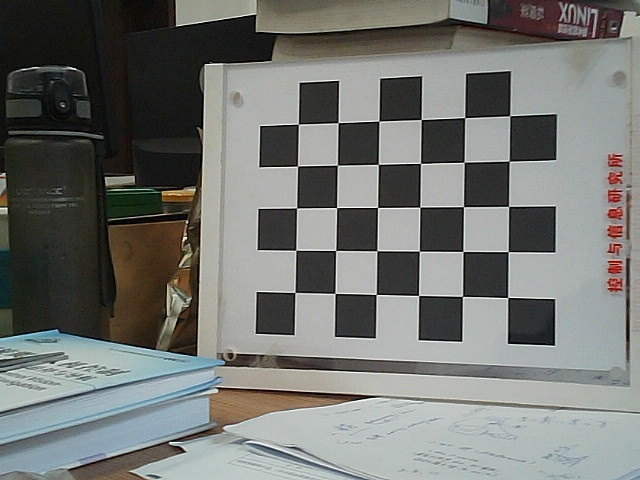
//> input picture images/left02.jpg, 640 x 480 px, given in place of left03.jpg01.jpg, which was not available
$ ./camera_calib ../images/left02.jpg   (built with g++ and OpenCV 4)
//> lines starting //> are read from the running program, lines starting //| are printed output that depends on the picture; after the words box and inside, x2 and y2 are one past the last pixel; in counts of white or black regions, pixels touching at a corner belong together; pictures that were not available may be replaced by others from this repository, and a replacement may not be noted
/// camera_calib.cpp
/// A simplified calibration program.
/// Calibrate single camera with a series of chessboard photos.
///
/// Input: xml/yaml file containing image list, or input with keyboard;
/// Output: save calibration result to xml file.
///
/// Ref:
///     opencv/sample/cpp/calib3d/camera_calibration/camera_calibration.cpp;
///     http://docs.opencv.org/2.4/doc/tutorials/calib3d/camera_calibration/camera_calibration.html#cameracalibrationopencv
///     http://blog.csdn.net/zc850463390zc/article/details/48946855

#include <opencv2/core/core.hpp>
#include <opencv2/highgui/highgui.hpp>
#include <opencv2/imgproc/imgproc.hpp>
#include <opencv2/calib3d/calib3d.hpp>
#include <iostream>
#include <stdio.h>
#include <time.h>

using namespace std;
using namespace cv;

#define ESC_KEY 27

//--------------------------------------------------
// Parameters. Edit according to your condition(camera, chessboard, assumptions)
//--------------------------------------------------
const int boardWidth = 6;       // number of corners per row
const int boardHeight = 5;      // number of corners per column
const int frameNumber = 15;     // number of input images for calibration
const float squareSize = 30;    // the size of a square in the chessboard(in mm)
const int imageWidth = 640;
const int imageHeight = 480;
const Size boardSize(boardWidth, boardHeight);
const Size imageSize(imageWidth, imageHeight);
string outputFileName;
int delay_ms = 300;         // time delay between displaying two images
int flag = 0;

//--------------------------------------------------
// Global Variables
//--------------------------------------------------
Mat cameraMatrix;           // camera intrinsic matrix
Mat distCoeffs;             // distortion coefficients
vector<Point2f> cornerBuf;  // corners found by findChessboardCorners()
vector<vector<Point2f> > imagePoints;   // set of corners on each images in image coordinate
vector<vector<Point3f> > objectPoints;  // set of corners on each images in world coordinate
vector<string> imageList;               // list of image names
//--------------------------------------------------
// Function Declarations
//--------------------------------------------------
static void usage(void);
static bool readImageListFile(const string& filename, vector<string>& imageList);
static void createImageList(vector<string>& imageList);
static Mat getImage(const vector<string>& imageList, const int currentIndex);
static void calcBoardCornerPositions(Size boardSize, float squareSize, vector<Point3f>& corners);
static double computeReprojectionErrors(const vector<vector<Point3f> >& objectPoints,
                                        const vector<vector<Point2f> >& imagePoints,
                                        const vector<Mat>& rvecs, const vector<Mat>& tvecs,
                                        const Mat& cameraMatrix, const Mat& distCoeffs,
                                        vector<float>& perViewErrors);
static bool runCalibration(Size imageSize, Mat& cameraMatrix, Mat& distCoeffs,
                           vector<vector<Point2f> > imagePoints, vector<vector<Point3f> > objectPoints,
                           vector<Mat>& rvecs, vector<Mat>& tvecs,
                           vector<float>& reprojErrs, double& totalAvgErr);
static void saveCameraParams(Size imageSize, Mat& cameraMatrix, Mat& distCoeffs,
                             const vector<Mat>& rvecs, const vector<Mat>& tvecs,
                             const vector<float>& reprojErrs, double totalAvgErr);
static void displayUndistortedImage(const vector<string>& imageList, const Mat& cameraMatrix, const Mat& distCoeffs);
//--------------------------------------------------

int main(int argc, const char* argv[])
{

    usage();

    //-------------------- 0.parse arguments --------------------
    for (int i = 1; i < argc; i++)
    {
        if (string(argv[i]) == "-i")    // !must convert to string! or use !strcmp()
            readImageListFile(argv[++i], imageList);
        if (string(argv[i]) == "-o")
            outputFileName = argv[++i];
    }
    // if have not read image list from file, create one from keyboard input
    if (imageList.size() == 0)
        createImageList(imageList);
//> the answer given: ../images/left03.jpg
//> the answer given: 3
    // if no output file name assigned, name by 'result_DATE.xml'
    if (outputFileName.empty())
    {
        char buf[1024];
        time_t tm;
        time(&tm);
        struct tm *t2 = localtime(&tm);
        strftime(buf, sizeof(buf)-1, "%m%d", t2);
        outputFileName = "calib_result_" + string(buf) + ".xml";
    }

    // comment out undesired flag
    // TODO: maybe make flag input arguments? -fp, -z, -fa
    flag |= CV_CALIB_FIX_PRINCIPAL_POINT;
    flag |= CV_CALIB_ZERO_TANGENT_DIST;
    flag |= CV_CALIB_FIX_ASPECT_RATIO;
    //flag |= CV_CALIB_USE_INTRINSIC_GUESS;

    //-------------------- 1.collect corners in image coord --------------------
    int goodFrameCnt = 0, currentIndex = 0;
    namedWindow("Camera Calibration");
    while (goodFrameCnt < frameNumber)
    {
        Mat image = getImage(imageList, currentIndex);
//> in getImage, ret is the input picture: 480 rows x 640 cols, CV_8UC3; mean B, G, R 113.5, 117, 115
        if (image.empty())
            break;

        // look for corners in the current image
        bool found = findChessboardCorners(image, boardSize, cornerBuf,
                CV_CALIB_CB_ADAPTIVE_THRESH | CV_CALIB_CB_NORMALIZE_IMAGE);
//> cornerBuf = 30 Points (x, y), first 12: [507.7, 297.4], [462.3, 296.5], [418.6, 295.5], [376.2, 294.4], [335.1, 293.4], [294.9, 292.5], [508.2, 251.6], [463, 251.5], [419.2, 251.3], [377, 250.7], [335.6, 250.5], [295.9, 250.2]; found = true
        if (found)
        {
            // improve the found corners' coordinate accuracy
            Mat imageGray;
            cvtColor(image, imageGray, CV_BGR2GRAY);
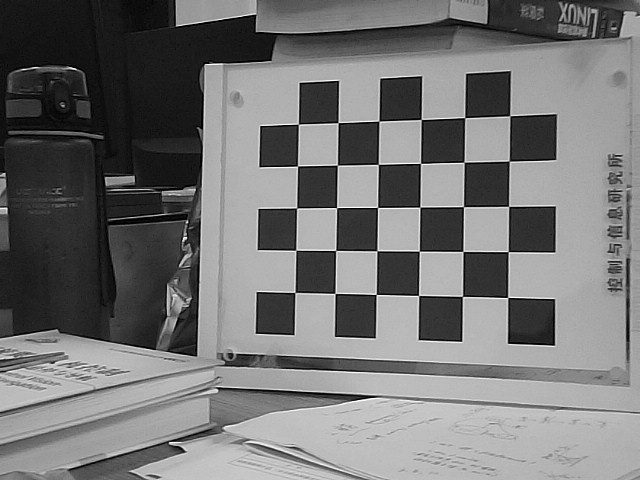
//> imageGray: 480 rows x 640 cols, CV_8UC1; min 0, max 255, mean 116
            cornerSubPix(imageGray, cornerBuf, Size(11, 11), Size(-1, -1),
                    TermCriteria(CV_TERMCRIT_EPS + CV_TERMCRIT_ITER, 30, 0.1));  // just follow reference manual
//> cornerBuf = 30 Points (x, y), first 12: [507.6, 297.5], [462.4, 296.4], [418.6, 295.4], [376.2, 294.4], [335, 293.4], [294.9, 292.4], [508.2, 251.6], [463, 251.4], [419.3, 251.2], [376.9, 250.7], [335.7, 250.4], [295.8, 250.3]
            imagePoints.push_back(cornerBuf);
//> imagePoints = 1 point lists

            // draw the corners on the image
            drawChessboardCorners(image, boardSize, Mat(cornerBuf), found);
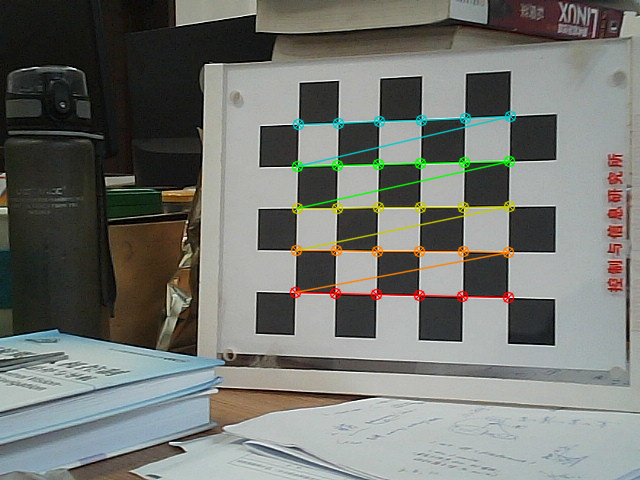
//> image: 480 rows x 640 cols, CV_8UC3; 2.67% of pixels changed, all inside (x1, y1, x2, y2) = (289, 110, 517, 304)

            goodFrameCnt++;
            cout << "Detected corners in " << imageList[currentIndex] << endl;
        }
        else
            cout << "Failed to detect corners in " << imageList[currentIndex] << endl;

        // output text
        string msg = format("%d/%d", (int)imagePoints.size(), frameNumber);
//> msg = "1/15"
        int baseLine = 0;
        Size textSize = getTextSize(msg, 1, 1, 1, &baseLine);
//> baseLine = 6; textSize = Size(41, 10)
        Point textOrigin(image.cols - 2*textSize.width - 10, image.rows - 2*baseLine - 10);
//> textOrigin = Point(548, 458)
        putText(image, msg, textOrigin, 1, 1, Scalar(0, 255, 0));
//> image: 480 rows x 640 cols, CV_8UC3; 60 pixels changed, all inside (x1, y1, x2, y2) = (551, 447, 587, 460)
        imshow("Camera Calibration", image);

        currentIndex++;
        char key = waitKey(delay_ms);
        // start calibration immediately if 'q' or ESC is hitted
        if (key == 'q' || key == ESC_KEY)
            break;
        // if any other key is hitted, speed up the procedure.
        // scan the next image right away.
        else if (key != -1)
            continue;
    }
//> pass 2 of the loop `while (goodFrameCnt < frameNumber)`:
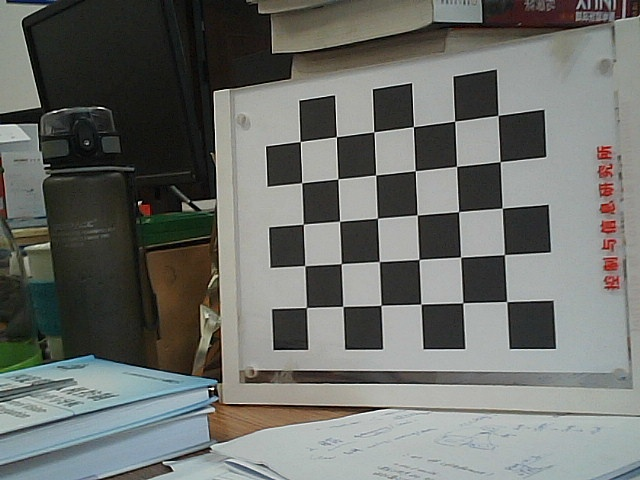
//> input picture images/left03.jpg, 640 x 480 px, given in place of left03.jpg02.jpg, which was not available
//> in getImage, ret is the input picture: 480 rows x 640 cols, CV_8UC3; mean B, G, R 106.3, 110.4, 108.1
//> `bool found = findChessboardCorners(image, boardSize, cornerBuf, CV_CAL..`: cornerBuf = 30 Points (x, y), first 12: [506.7, 301.5], [462.8, 302.8], [420.9, 304.1], [380.9, 305.3], [342.9, 306.4], [306.4, 307.5], [504.4, 254.6], [460.6, 257], [419.1, 259.5], [379.3, 261.6], [341.3, 263.6], [304.8, 265.6]
//> `cornerSubPix(imageGray, cornerBuf, Size(11, 11), Size(-1, -1), TermCri..`: cornerBuf = 30 Points (x, y), first 12: [506.7, 301.6], [462.7, 302.8], [420.9, 304.1], [381, 305.3], [342.8, 306.4], [306.4, 307.5], [504.4, 254.6], [460.6, 257.1], [419, 259.5], [379.3, 261.5], [341.3, 263.6], [304.8, 265.6]
//> imagePoints = 2 point lists
//> `drawChessboardCorners(image, boardSize, Mat(cornerBuf), found);`:
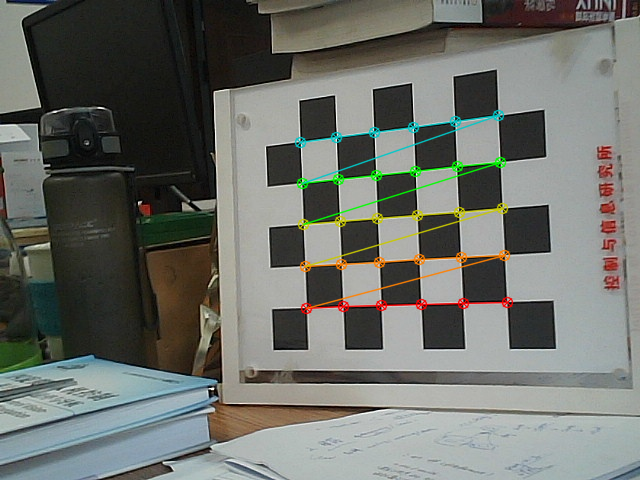
//> image: 480 rows x 640 cols, CV_8UC3; 2.55% of pixels changed, all inside (x1, y1, x2, y2) = (294, 109, 514, 315)
//> msg = "2/15"

    //-------------------- 2.calc corners coords in world coord--------------------
    // NOTICE: function output corresponds to corners in one image(vector<Point3f>)
    // but objectPoints is vector<vector<Point3f> >, so we need to replicate!
#if 1
    vector<Point3f> temp;
    calcBoardCornerPositions(boardSize, squareSize, temp);
    for ( int i = 0; i < goodFrameCnt; i++)
        objectPoints.push_back(temp);
#elif 0
    //--------------------------------------------------
    // the opencv sample use vector::resize() to duplicate the coords for all images
    // this has a side effect: objectPoints must contain at least one element,
    // otherwise it's illegal to access objectPoints[0].
    // then need to call vector::clear() at the beginning of calcBoardCornerPositions().
    //--------------------------------------------------
    objectPoints.push_back(vector<Point3f>(1)); // make objectPoints[0] legal
    calcBoardCornerPositions(boardSize, squareSize, objectPoints[0]);
    // function prototype: void Mat::resize(size_t sz, const Scalar& s)
    objectPoints.resize(imagePoints.size(), objectPoints[0]);
#endif

    //-------------------- 3.calibrate --------------------
    vector<Mat> rvecs, tvecs;   // rotation vectors and translation vectors
    vector<float> reprojErrs;
    double totalAvgErr = 0;

    bool ok = runCalibration(imageSize, cameraMatrix, distCoeffs,
            imagePoints, objectPoints, rvecs, tvecs, reprojErrs, totalAvgErr);

    cout << (ok ? "Calibration succeeded" : "Calibration failed")
         << ". avg re-projection error = " << totalAvgErr << endl;

    //-------------------- 4.save calibration result --------------------
    if(ok)
        saveCameraParams(imageSize, cameraMatrix, distCoeffs,
                rvecs, tvecs, reprojErrs, totalAvgErr);

    //-------------------- 5.display undistorted images --------------------
    destroyWindow("Camera Calibration");
    displayUndistortedImage(imageList, cameraMatrix, distCoeffs);

    return 0;
}

void usage()
{
    cout << "Usage:" << endl
         << "\t-i: xml/yaml file containing image list;" << endl
         << "\t    (if omitted, program will prompt to input from keyboard)" << endl
         << "\t-o: output filename to save calibration result, default is 'calib_result_TIME.xml'." << endl;
}

bool readImageListFile(const string& filename, vector<string>& imageList)
{
    imageList.clear();
    FileStorage fs(filename, FileStorage::READ);
    if (!fs.isOpened())
    {
        cout << "Failed to open the file " << filename << endl;
        return false;
    }
    FileNode n = fs.getFirstTopLevelNode();
    if (n.type() != FileNode::SEQ)
    {
        cout << "File content is not a sequence! FAIL" << endl;
        return false;
    }
    FileNodeIterator it = n.begin(), it_end = n.end();
    for ( ; it != it_end; it++)
        imageList.push_back((string)*it);
    return true;
}

void createImageList(vector<string>& imageList)
{
    string prefix;
    int imageNumber;

    cout << "Input the relative path and prefix of images, e.g. 'images/left':" << endl;
    cin >> prefix;
    cout << "Input the number of images:" << endl;
    cin >> imageNumber;

    for (int i = 1; i <= imageNumber; i++)
    {
        char idx[5];
        sprintf(idx, "%02d", i);
        string filename = prefix + (string)idx + ".jpg";
        imageList.push_back(filename);
    }
}

Mat getImage(const vector<string>& imageList, const int currentIndex)
{
    Mat ret;
    if (currentIndex < (int)imageList.size())
        ret = imread(imageList[currentIndex], CV_LOAD_IMAGE_COLOR);
    else
       cout << "There are no more images in the list!" << endl;

   return ret;
}

// calculate the coordinates of board corners in world coord system
void calcBoardCornerPositions(Size boardSize, float squareSize, vector<Point3f>& corners)
{
    corners.clear();

    // findChessboardCorners() searches by rows, so we need to comply with it?
    // No it does not matter at all...
    for (int i = 0; i < boardSize.height; i++)
        for (int j = 0; j < boardSize.width; j++)
            corners.push_back(Point3f(i*squareSize, j*squareSize, 0));
}

bool runCalibration(Size imageSize, Mat& cameraMatrix, Mat& distCoeffs,
                    vector<vector<Point2f> > imagePoints, vector<vector<Point3f> > objectPoints,
                    vector<Mat>& rvecs, vector<Mat>& tvecs,
                    vector<float>& reprojErrs, double& totalAvgErr)
{
    cameraMatrix = Mat::eye(3, 3, CV_64F);
    if (flag & CV_CALIB_FIX_ASPECT_RATIO)
        cameraMatrix.at<double>(0, 0) = 1.0;

    distCoeffs = Mat::zeros(5, 1, CV_64F);

    // find intrinsic and extrinsic camera parameters
    double rms = calibrateCamera(objectPoints, imagePoints, imageSize,
            cameraMatrix, distCoeffs, rvecs, tvecs, flag);

    cout << "Re-projection error reported by calibrateCamera(): " << rms << endl;

    bool ok = checkRange(cameraMatrix) && checkRange(distCoeffs);

    totalAvgErr = computeReprojectionErrors(objectPoints, imagePoints,
            rvecs, tvecs, cameraMatrix, distCoeffs, reprojErrs);

    return ok;
}

double computeReprojectionErrors(const vector<vector<Point3f> >& objectPoints,
                                 const vector<vector<Point2f> >& imagePoints,
                                 const vector<Mat>& rvecs, const vector<Mat>& tvecs,
                                 const Mat& cameraMatrix, const Mat& distCoeffs,
                                 vector<float>& perViewErrors)
{
    vector<Point2f> imagePointsProjected;
    int totalPoints = 0;
    double totalErr = 0, err;
    perViewErrors.resize(objectPoints.size());

    for (int i = 0; i < (int)objectPoints.size(); i++)
    {
        // project 3D points to an image plane
        projectPoints(objectPoints[i], rvecs[i], tvecs[i], cameraMatrix, distCoeffs, imagePointsProjected);
        // calculate an absolute difference norm
        err = norm(Mat(imagePoints[i]), Mat(imagePointsProjected), NORM_L2);

        int n = (int)objectPoints.size();
        perViewErrors[i] = (float)sqrt(err*err/n);
        totalErr += err*err;
        totalPoints += n;
    }

    return sqrt(totalErr/totalPoints);
}

// write calibration result to the output file
void saveCameraParams(Size imageSize, Mat& cameraMatrix, Mat& distCoeffs,
                      const vector<Mat>& rvecs, const vector<Mat>& tvecs,
                      const vector<float>& reprojErrs, double totalAvgErr)
{
//> called with imageSize = Size(640, 480), totalAvgErr = 0.348
    FileStorage fs(outputFileName, FileStorage::WRITE);

    char buf[1024];
    time_t tm;
    time(&tm);
    struct tm *t2 = localtime(&tm);
    strftime(buf, sizeof(buf)-1, "%c", t2);

    fs << "calibration_Time" << buf;
    fs << "numberOfGoodFrames" << (int)rvecs.size();
    fs << "image_Width" << imageSize.width;
    fs << "image_Height" << imageSize.height;
    fs << "board_Width" << boardWidth;
    fs << "board_Height" << boardHeight;
    fs << "square_Size" << squareSize;

    if(flag)
    {
        sprintf(buf, "flags: %s%s%s%s",
                flag & CV_CALIB_USE_INTRINSIC_GUESS ? "+use_intrinsic_guess" : "",
                flag & CV_CALIB_FIX_ASPECT_RATIO ? "+fix_aspectRatio" : "",
                flag & CV_CALIB_FIX_PRINCIPAL_POINT ? "+fix_principal_point" : "",
                flag & CV_CALIB_ZERO_TANGENT_DIST ? "+zero_tagent_dist" : "");
        cvWriteComment(*fs, buf, 0);
//> (this line was passed over: a library is not available in this run)
    }
    fs << "flagValue" << flag;

    fs << "cameraMatrix" << cameraMatrix;
    fs << "distCoeffs" << distCoeffs;
    fs << "Avg_Reprojection_Errors" << totalAvgErr;
}

void displayUndistortedImage(const vector<string>& imageList, const Mat& cameraMatrix, const Mat& distCoeffs)
{
    Mat view, viewUndistorted;
    Mat map1, map2;
#if 0
    for (int i = 0; i < (int)imageList.size(); i++)
    {
        view = imread(imageList[i], CV_LOAD_IMAGE_COLOR);
        undistort(view, viewUndistorted, cameraMatrix, distCoeffs);
        imshow("Camera Calibration", viewUndistorted);

        char key = waitKey();
        if (key == 'q' || key == ESC_KEY)
            break;
    }
#elif 1
    //--------------------------------------------------
    // undistort() is simply a combination of initUndistortRectifyMap() and remap(),
    // and actually we only need to call initUndistortRectifyMap() once.
    // So this is faster:
    //--------------------------------------------------
    // compute the undistortion and rectification transformation map
    // (getOptimalNewCameraMatrix() 4th arg is alpha. see refman)
    initUndistortRectifyMap(cameraMatrix, distCoeffs, Mat(),
            getOptimalNewCameraMatrix(cameraMatrix, distCoeffs, imageSize, 1, imageSize, 0),
            imageSize, CV_16SC2, map1, map2);
    // apply a generic geometrical transformation to an image
    for (int i = 0; i < (int)imageList.size(); i++)
    {
        view = imread(imageList[i], CV_LOAD_IMAGE_COLOR);
        if (view.empty())
            continue;
        remap(view, viewUndistorted, map1, map2, INTER_LINEAR);
        imshow("Original Image", view);
        imshow("Undistorted Image", viewUndistorted);
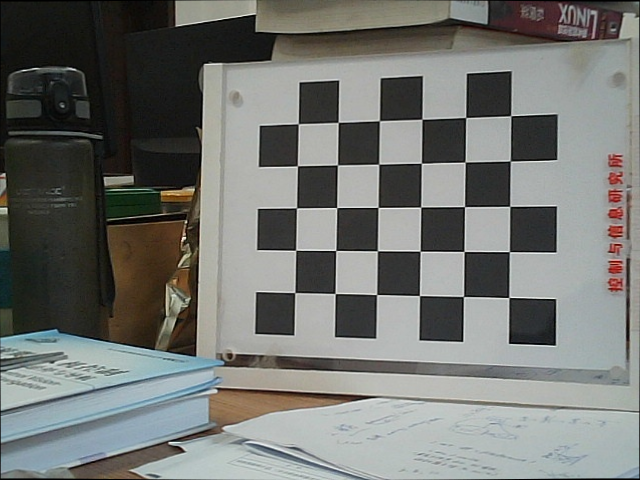
//> window 'Undistorted Image': 480 rows x 640 cols, CV_8UC3; mean B, G, R 113, 116.5, 114.6

        char key = waitKey();
//> the space key is pressed
        if (key == 'q' || key == ESC_KEY)
            break;
    }
//> pass 2 of the loop in displayUndistortedImage, `for (int i = 0; i < (int)imageList.size(); i++)`:
//> in displayUndistortedImage, `imshow("Undistorted Image", viewUndistorted);`:
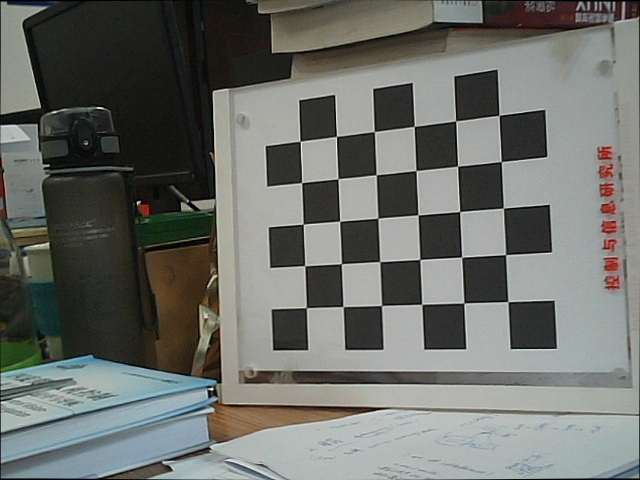
//> window 'Undistorted Image': 480 rows x 640 cols, CV_8UC3; mean B, G, R 105.8, 110, 107.7
//> the space key is pressed
#endif
}
